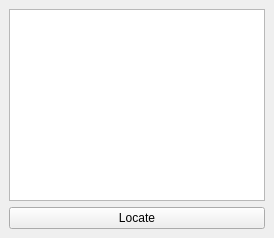
  <widget class="QDockWidget" name="dockPaper">
   <property name="minimumSize">
    <size>
     <width>100</width>
     <height>142</height>
    </size>
   </property>
   <property name="toolTip">
    <string>Displays steno notes, time of
stroke, audio time, and cursor
position.</string>
   </property>
   <property name="whatsThis">
    <string/>
   </property>
   <property name="accessibleName">
    <string>Paper Tape</string>
   </property>
   <property name="accessibleDescription">
    <string/>
   </property>
   <property name="windowTitle">
    <string>Paper Tape</string>
   </property>
   <attribute name="dockWidgetArea">
    <number>1</number>
   </attribute>
   <widget class="QWidget" name="dockWidgetContents">
    <layout class="QVBoxLayout" name="verticalLayout_4">
     <item>
      <widget class="QPlainTextEdit" name="strokeList">
       <property name="minimumSize">
        <size>
         <width>0</width>
         <height>0</height>
        </size>
       </property>
       <property name="font">
        <font>
         <family>Courier New</family>
         <pointsize>8</pointsize>
        </font>
       </property>
       <property name="focusPolicy">
        <enum>Qt::NoFocus</enum>
       </property>
       <property name="contextMenuPolicy">
        <enum>Qt::NoContextMenu</enum>
       </property>
       <property name="undoRedoEnabled">
        <bool>false</bool>
       </property>
       <property name="lineWrapMode">
        <enum>QPlainTextEdit::NoWrap</enum>
       </property>
       <property name="readOnly">
        <bool>true</bool>
       </property>
       <property name="plainText">
        <string/>
       </property>
       <property name="tabStopDistance">
        <double>50.000000000000000</double>
       </property>
       <property name="textInteractionFlags">
        <set>Qt::TextSelectableByKeyboard|Qt::TextSelectableByMouse</set>
       </property>
      </widget>
     </item>
     <item>
      <layout class="QHBoxLayout" name="horizontalLayout_9">
       <item>
        <widget class="QPushButton" name="strokeLocate">
         <property name="focusPolicy">
          <enum>Qt::NoFocus</enum>
         </property>
         <property name="contextMenuPolicy">
          <enum>Qt::NoContextMenu</enum>
         </property>
         <property name="toolTip">
          <string>Select stroke and locate in editor text</string>
         </property>
         <property name="text">
          <string>Locate</string>
         </property>
        </widget>
       </item>
      </layout>
     </item>
    </layout>
   </widget>
  </widget>
